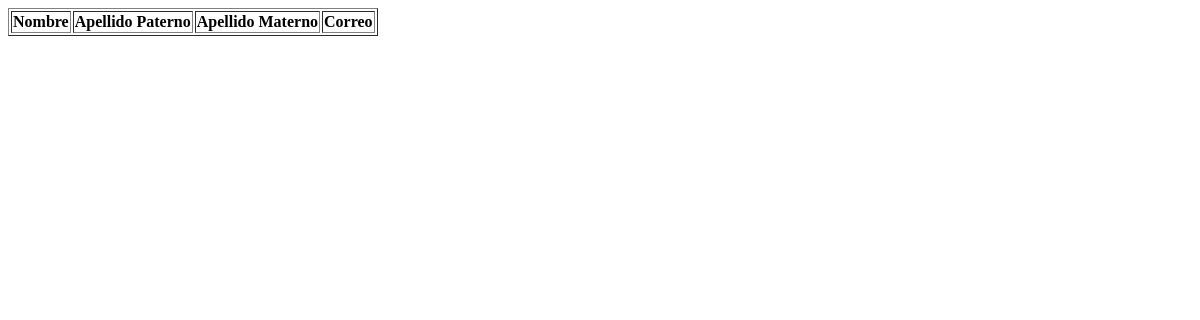
The page /listarpersona/ on the database as committed earlier.
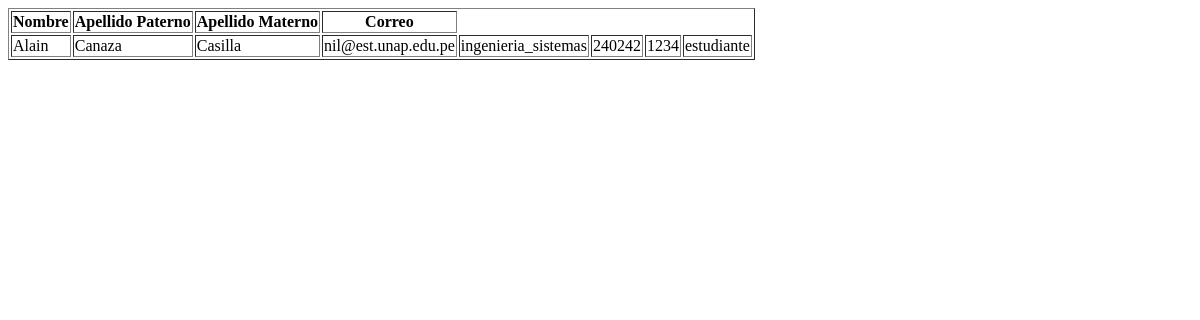
The same page on the database as committed later.
### ReservaCanchasUNA/models.py (models this page shows, shortened)
class Persona(models.Model):
    nombre = models.CharField(max_length=100, blank=True, null=True)
    apellido_paterno = models.CharField(max_length=100, blank=True, null=True)
    apellido_materno = models.CharField(max_length=100, blank=True, null=True)
    correo = models.EmailField(max_length=100, unique=True, blank=True, null=True)
    escuela = models.CharField(max_length=100, blank=True, null=True)
    codigo = models.IntegerField( unique=True,
        blank=True, # Considera cambiar a False si siempre debe ser obligatorio
        null=True,  # Considera cambiar a False si siempre debe ser obligatorio
        validators=[
            MinValueValidator(100000, message="El código debe tener 6 dígitos."),
            MaxValueValidator(999999, message="El código debe tener 6 dígitos.")
        ]
    )
    contrasena = models.CharField(max_length=100, blank=True, null=True)
    rol = models.CharField(max_length=100, default='estudiante', null=False)
    penalizado = models.BooleanField(default=False)
    penalizacion_motivo = models.TextField(blank=True, null=True)
    fecha_reserva = models.DateTimeField(auto_now_add=True, null=True, blank=True)

### ReservaCanchasUNA/views.py (the view)
# urls.py: path('listarpersona/', views.listar_personas, name='listar_personas'),
def listar_personas(request):
    return render(request, "ReservaCanchasUNA/lista_personas.html",{"personas":models.Persona.objects.all()})

### ReservaCanchasUNA/templates/ReservaCanchasUNA/lista_personas.html (shortened to what this page needs)
{% load crispy_forms_tags %}
<!DOCTYPE html>
<html lang="en">
<head>
</head>
<body>
  <table border="1">
    <thead>
        <tr>
            <th>Nombre</th>
            <th>Apellido Paterno</th>
            <th>Apellido Materno</th>
             <th>Correo</th>
        </tr>
    </thead>
    <tbody>
        {% for persona in personas %}
        <tr>
            <td>{{ persona.nombre }}</td>
            <td>{{ persona.apellido_paterno }}</td>
            <td>{{ persona.apellido_materno }}</td>
            <td>{{ persona.correo }}</td>
            <td>{{ persona.escuela }}</td>
            <td>{{ persona.codigo }}</td>
            <td>{{ persona.contrasena }}</td>
            <td>{{ persona.rol }}</td>
        </tr>
        {% endfor %}
    </tbody>
</table>
</body>
</html>

Rows that differ between the two databases and show on the page:
added Persona: nombre "Alain", apellido_paterno "Canaza", apellido_materno "Casilla", correo "nil@est.unap.edu.pe", escuela "ingenieria_sistemas", codigo "240242", contrasena "1234", rol "estudiante"
